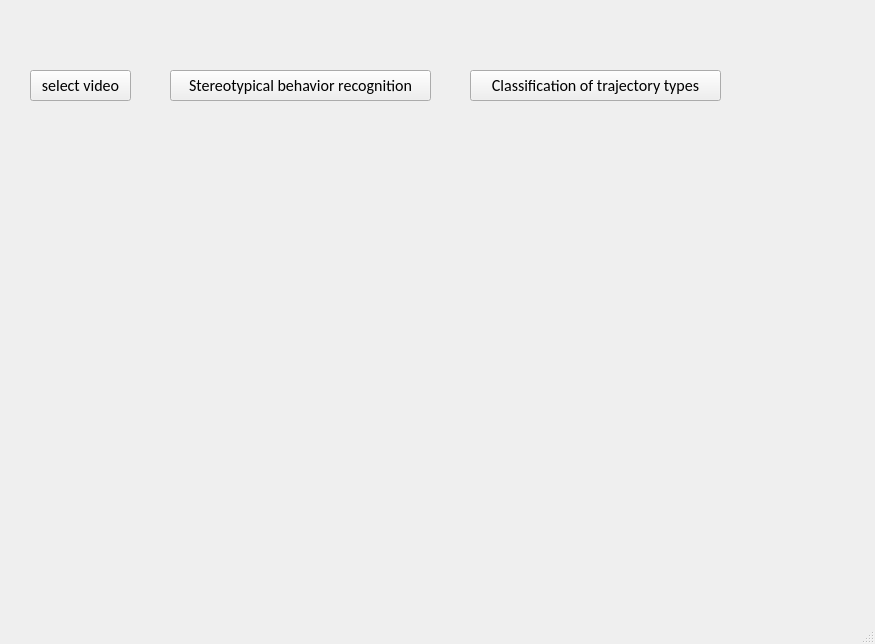
<?xml version="1.0" encoding="UTF-8"?>
<ui version="4.0">
 <class>MainWindow</class>
 <widget class="QMainWindow" name="MainWindow">
  <property name="geometry">
   <rect>
    <x>0</x>
    <y>0</y>
    <width>875</width>
    <height>644</height>
   </rect>
  </property>
  <property name="windowTitle">
   <string>MainWindow</string>
  </property>
  <widget class="QWidget" name="centralwidget">
   <widget class="QPushButton" name="pushButton">
    <property name="geometry">
     <rect>
      <x>30</x>
      <y>70</y>
      <width>101</width>
      <height>31</height>
     </rect>
    </property>
    <property name="font">
     <font>
      <family>Calibri</family>
      <pointsize>12</pointsize>
      <weight>50</weight>
      <bold>false</bold>
     </font>
    </property>
    <property name="text">
     <string>select video</string>
    </property>
   </widget>
   <widget class="QPushButton" name="pushButton_cross">
    <property name="geometry">
     <rect>
      <x>170</x>
      <y>70</y>
      <width>261</width>
      <height>31</height>
     </rect>
    </property>
    <property name="font">
     <font>
      <family>Calibri</family>
      <pointsize>12</pointsize>
      <weight>50</weight>
      <bold>false</bold>
     </font>
    </property>
    <property name="text">
     <string>Stereotypical behavior recognition</string>
    </property>
   </widget>
   <widget class="QLabel" name="label">
    <property name="geometry">
     <rect>
      <x>30</x>
      <y>120</y>
      <width>631</width>
      <height>371</height>
     </rect>
    </property>
    <property name="text">
     <string/>
    </property>
   </widget>
   <widget class="QPushButton" name="pushButton_auto">
    <property name="geometry">
     <rect>
      <x>470</x>
      <y>70</y>
      <width>251</width>
      <height>31</height>
     </rect>
    </property>
    <property name="font">
     <font>
      <family>Calibri</family>
      <pointsize>12</pointsize>
      <weight>50</weight>
      <bold>false</bold>
     </font>
    </property>
    <property name="text">
     <string>Classification of trajectory types</string>
    </property>
   </widget>
  </widget>
  <widget class="QMenuBar" name="menubar">
   <property name="geometry">
    <rect>
     <x>0</x>
     <y>0</y>
     <width>875</width>
     <height>23</height>
    </rect>
   </property>
  </widget>
  <widget class="QStatusBar" name="statusbar"/>
 </widget>
 <resources/>
 <connections/>
</ui>
